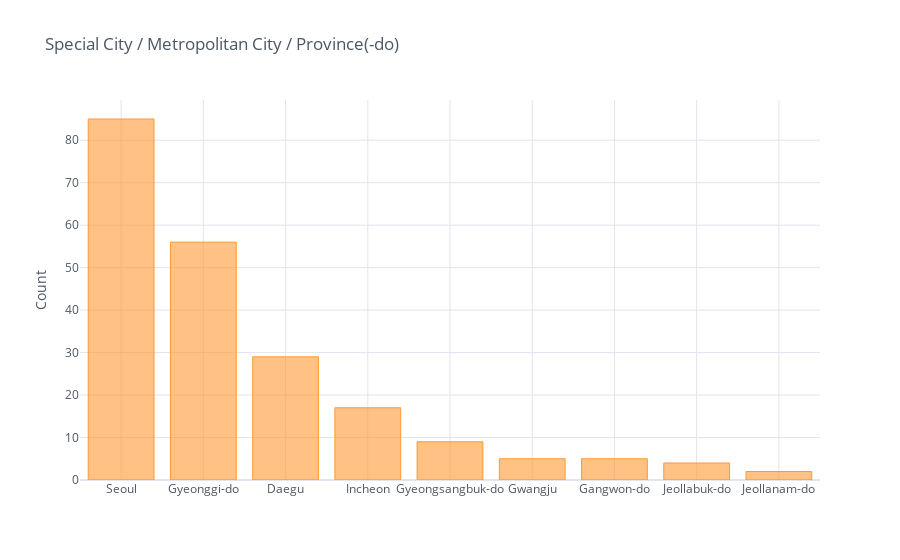

Notebook code cell kept with this figure:
### Code cell
province_series = route['province'].value_counts()
province_series.iplot(kind='bar', yTitle='Count', title='Special City / Metropolitan City / Province(-do)')

### Figure 1 — Plotly figure (JSON) as saved in the notebook; plotly's stock layout.template omitted (floating-point values rounded to 4 significant figures)
{"data": [{"marker": {"color": "rgba(255, 153, 51, 0.6)", "line": {"color": "rgba(255, 153, 51, 1.0)", "width": 1}}, "name": "province", "orientation": "v", "text": "", "type": "bar", "x": ["Seoul", "Gyeonggi-do", "Daegu", "Incheon", "Gyeongsangbuk-do", "Gwangju", "Gangwon-do", "Jeollabuk-do", "Jeollanam-do"], "y": [85, 56, 29, 17, 9, 5, 5, 4, 2]}], "layout": {"legend": {"bgcolor": "#FFFFFF", "font": {"color": "#4D5663"}}, "paper_bgcolor": "#FFFFFF", "plot_bgcolor": "#FFFFFF", "title": {"font": {"color": "#4D5663"}, "text": "Special City / Metropolitan City / Province(-do)"}, "xaxis": {"gridcolor": "#E1E5ED", "showgrid": true, "tickfont": {"color": "#4D5663"}, "title": {"font": {"color": "#4D5663"}, "text": ""}, "zerolinecolor": "#E1E5ED"}, "yaxis": {"gridcolor": "#E1E5ED", "showgrid": true, "tickfont": {"color": "#4D5663"}, "title": {"font": {"color": "#4D5663"}, "text": "Count"}, "zerolinecolor": "#E1E5ED"}}}
